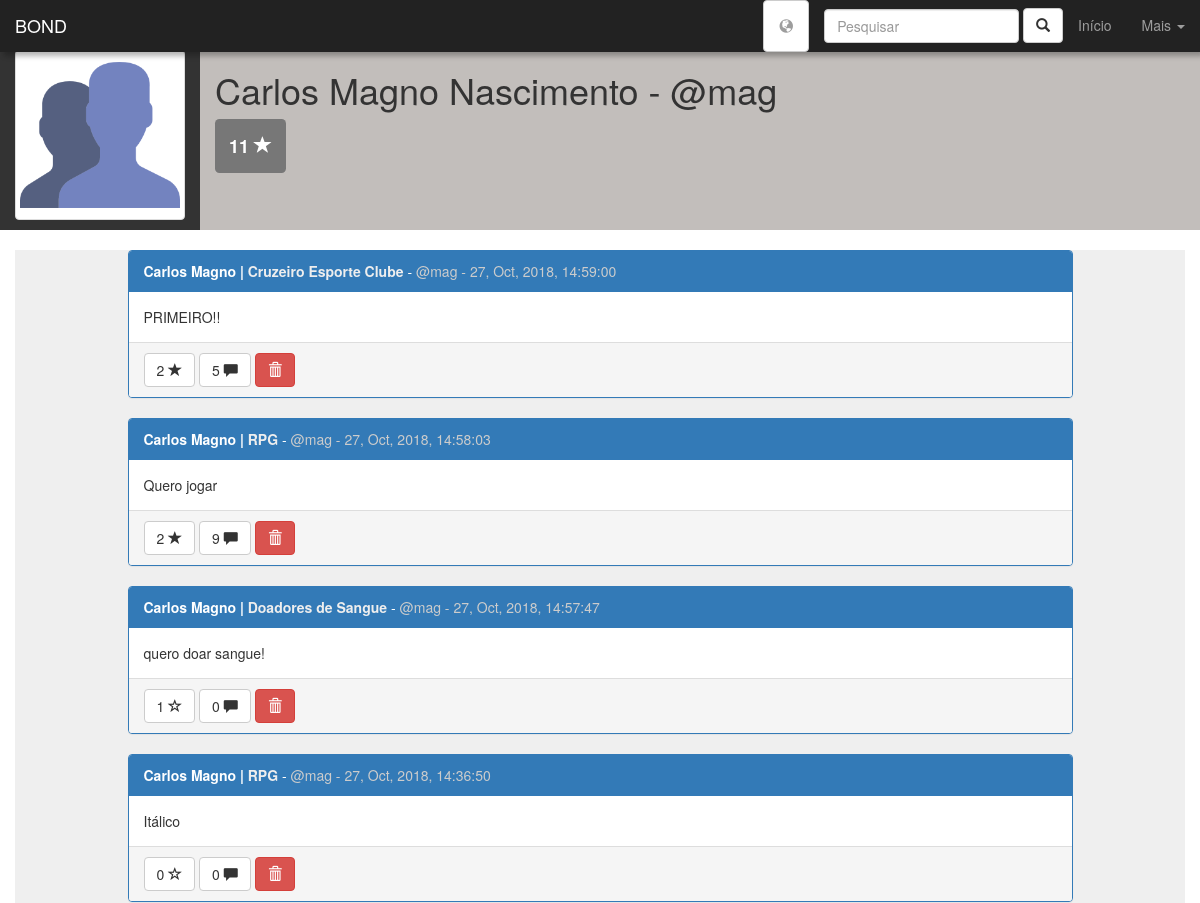
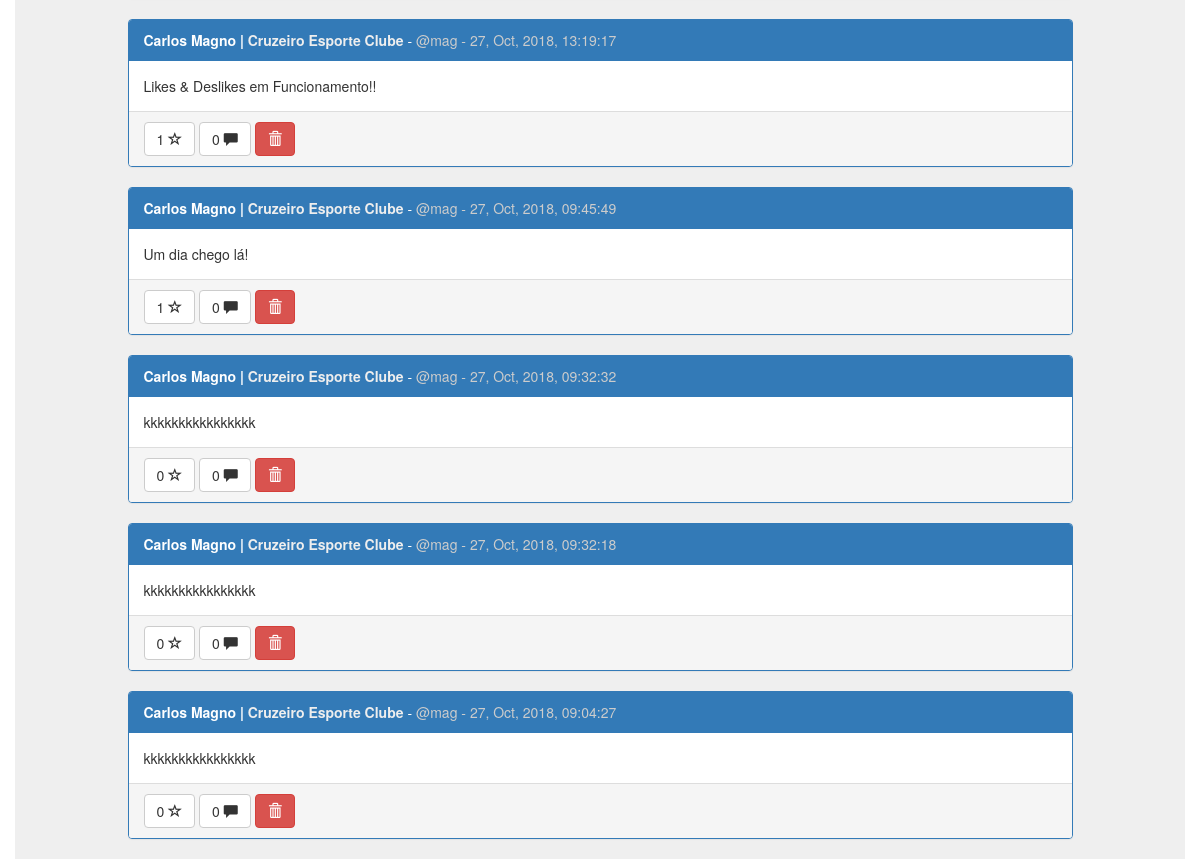
Before: /profile.php (signed in) with the older database file (2 pictures, top to bottom).
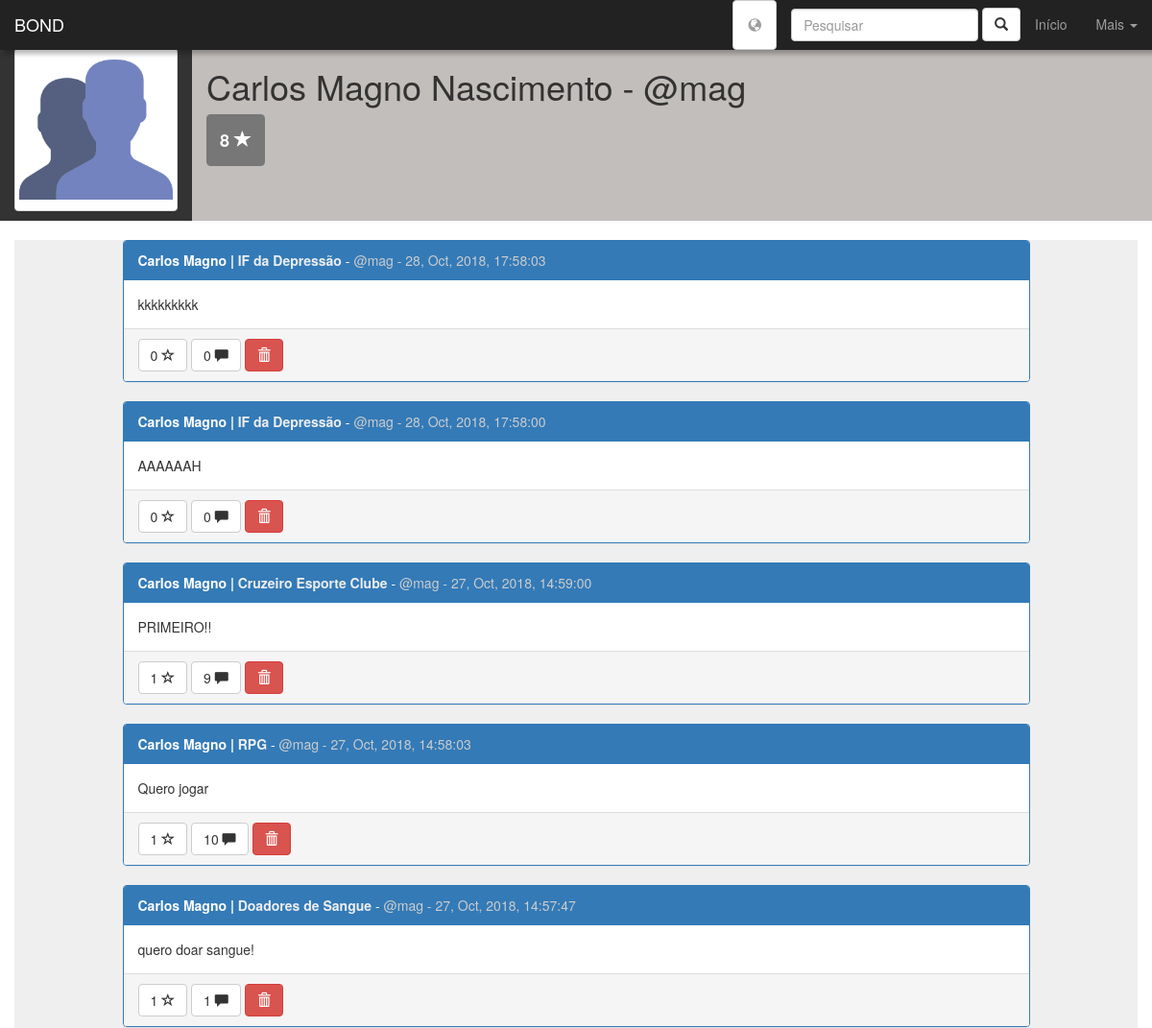
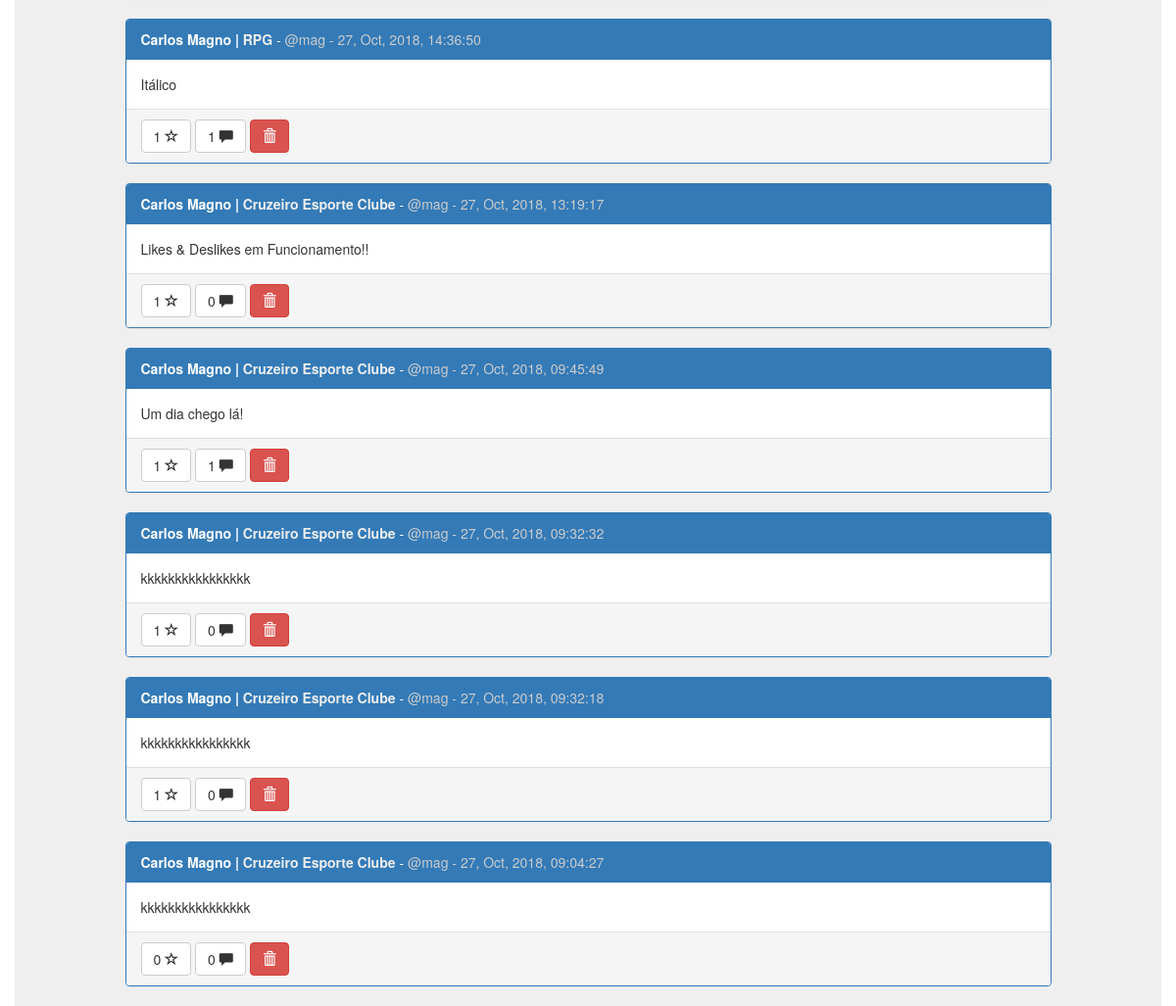
After: the same page with the newer database file (2 pictures, top to bottom).
### tables this page shows
CREATE TABLE IF NOT EXISTS `users` (
  `id_user` int(11) NOT NULL AUTO_INCREMENT,
  `username` varchar(20) NOT NULL,
  `first_name` varchar(60) NOT NULL,
  `last_name` varchar(80) NOT NULL,
  `birthday` date NOT NULL,
  `profile_pic` varchar(200) DEFAULT 'assets/img/default-user-icon.png',
  `passwd` varchar(32) NOT NULL,
  `r_date` datetime NOT NULL DEFAULT CURRENT_TIMESTAMP,
  `gender` enum('M','F','O') DEFAULT NULL,
  `followers` int(11) DEFAULT '0',
  `following` int(11) DEFAULT '0',
  `stars` int(11) DEFAULT '0',
  PRIMARY KEY (`id_user`)
);

CREATE TABLE IF NOT EXISTS `posts` (
  `id_post` int(11) NOT NULL AUTO_INCREMENT,
  `user` int(11) NOT NULL,
  `community` int(11) NOT NULL,
  `post_text` text NOT NULL,
  `post_pic` varchar(200) DEFAULT NULL,
  `r_date` datetime DEFAULT CURRENT_TIMESTAMP,
  `likes` int(11) DEFAULT '0',
  PRIMARY KEY (`id_post`)
);

CREATE TABLE IF NOT EXISTS `communities` (
  `id_community` int(11) NOT NULL AUTO_INCREMENT,
  `community_name` varchar(100) NOT NULL,
  `r_date` datetime DEFAULT CURRENT_TIMESTAMP,
  `profile_pic` varchar(200) DEFAULT 'assets/img/default-community-icon.png',
  `community_description` varchar(500) DEFAULT NULL,
  `members` int(11) DEFAULT '0',
  PRIMARY KEY (`id_community`)
);

### inc/functions/connection.php (called while the page is built)
<?php
function connect(){
    $host = "localhost";
    $user = "root";
    $passwd = "root";
    $db = "bond";
    $conn = mysqli_connect($host, $user, $passwd, $db);
    mysqli_set_charset($conn, "UTF-8");
    return $conn;
}
?>

### profile.php (the view, shortened to what the changed rows need)
<?php
include "inc/functions/connection.php";
$id_user = $_SESSION["id_user"];
$conn = connect();
$sql = "SELECT * FROM users WHERE id_user = $id_user";
$query = mysqli_query($conn, $sql);
$user = mysqli_fetch_assoc($query);
?>
<!DOCTYPE html>
<html lang="PT-BR">
  <head>
    <link href="css/bootstrap.min.css" rel="stylesheet">
    <link rel="stylesheet" href="css/pattern.css">
  </head>
<body>
<nav class="navbar navbar-inverse navbar-fixed-top" id="navbar-menu">
  <div class="container-fluid">
    <div class="navbar-header">
      <a class="navbar-brand" href="#">BOND</a>
    </div>
  </div>
</nav>
<div class="container-fluid">
<div class="row" style="padding-top:50px;background:rgba(0, 0, 0, 0.8)">
    <div class="col-lg-10 jumbogotron" id="backcontainer">
          <h1><?php echo $user["first_name"].' '.$user["last_name"].' - @'.$user["username"]?></h1>
          <h3>
              <label title='Stars' class='label label-default' style="padding:14px">
              <?php echo $user["stars"] ?>
              <label class='glyphicon glyphicon-star'></label></label>
          </h3>
    </div>
</div>
</div>
<br>
<div class="container">
<div class="row panel-gray">
    <div class="col-lg-10 col-lg-offset-1">
        <?php
        $conn = connect();
        $sql = "SELECT *, date_format(posts.r_date, '%d, %b, %Y, %T') as data_f FROM posts
        JOIN communities ON posts.community = communities.id_community WHERE user = '$id_user'";
        if($query = mysqli_query($conn, $sql)){
            $posts = array();
            while($row = mysqli_fetch_assoc($query)){
                $posts[] = $row;
            }
            usort($posts, "organizer");
            foreach($posts as $post){
                $text = $post["post_text"];
                $likes = $post["likes"];
                $id_post = $post["id_post"];
                $id_community = $post["community"];
                $sql = "SELECT count(*) as comments FROM comments WHERE post = $id_post";
                if($q = mysqli_query($conn, $sql)){
                  $comments_qnt = mysqli_fetch_assoc($q)["comments"];
                }else{
                  $comments_qnt = '';
                }
                echo "<div class='panel panel-primary'>
                <div class='panel-heading'><strong>".$_SESSION["first_name"]." |
                <a href='see_community.php?c=$id_community' class='gray-text-link'>".$post["community_name"]
                ."</a></strong> - <span class='gray-text'>@".$_SESSION["username"]." - ";
                echo $post["data_f"]."</span></div>
                <div class='panel-body'>
                 $text
                </div>
                <div class='panel-footer'> ";
                $sql = "SELECT * FROM likes WHERE post = $id_post AND user = $id_user";
                if(isset(mysqli_fetch_assoc(mysqli_query($conn, $sql))["post"])){
                 echo "<a href='like_post.php?p=$id_post&m=unlike&l=profile.php'
                 title='Gostei' class='btn btn-default' id='like-btn'>$likes <span class='glyphicon glyphicon-star'>
                 </span></a>";
                }else{
                  echo "<a href='like_post.php?p=$id_post&m=like&l=profile.php'
                   title='Não gostei' class='btn btn-default' id='like-btn'>$likes <span class='glyphicon glyphicon-star-empty'>
                   </span></a>";
                }
                echo " <a href='see_post.php?p=$id_post'
                title='Comentar' class='btn btn-default' id='like-btn'>".$comments_qnt." <span class='glyphicon glyphicon-comment'>
                </span></a>";
                echo " <a href='del_post.php?p=$id_post&l=profile.php'
                title='Apagar' class='btn btn-danger' id='like-btn'><span class='glyphicon glyphicon-trash'>
                </span></a>";
                echo "</div>
              </div>";
            }
        }
        ?>
    </div>
</div>
</div>
</body>
</html>

Changed rows visible on the page:
changed users "Carlos Magno": stars "11" → "8"
added posts: communities.community_name "IF da Depressão", data_f "28, Oct, 2018, 17:58:03", post_text "kkkkkkkkk", likes "0", comments_qnt "0"
added posts: communities.community_name "IF da Depressão", data_f "28, Oct, 2018, 17:58:00", post_text "AAAAAAH", likes "0", comments_qnt "0"
changed posts "PRIMEIRO!!": comments_qnt "5" → "9"; likes "2" → "1"
changed posts "Quero jogar": comments_qnt "9" → "10"; likes "2" → "1"
computed for posts "quero doar sangue!": comments_qnt "0" → "1"
changed posts "Itálico": likes "0" → "1"; comments_qnt "0" → "1"
computed for posts "Um dia chego lá!": comments_qnt "0" → "1"
changed posts (number 9 of 11 on the later page): likes "0" → "1"
changed posts (number 10 of 11 on the later page): likes "0" → "1"
